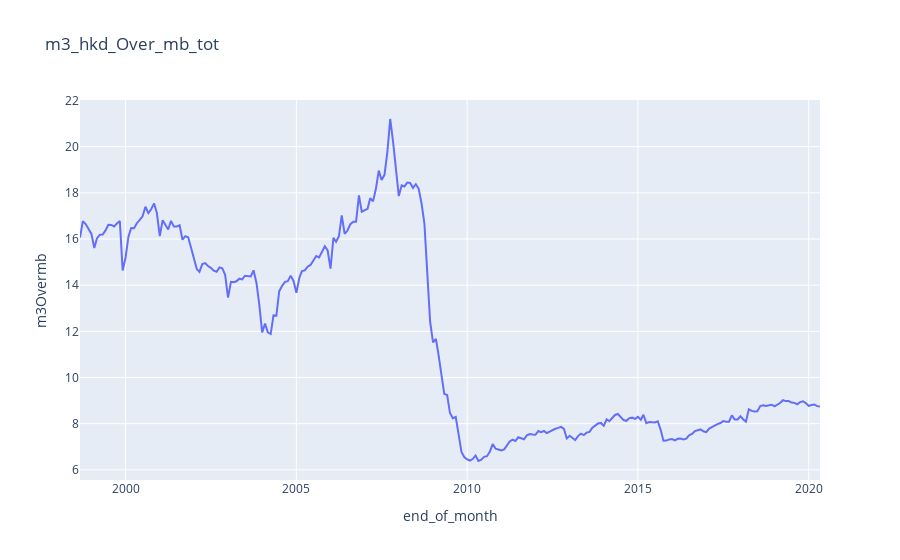

The cell this chart's notebook holds for it:
### Code cell
m3_hkd = msa_df[['end_of_month','m3_total']]

mb_tot = mbc_df[['end_of_month','mb_bf_disc_win_total']]

m3_hkd_Over_mb_tot = pd.merge(m3_hkd, mb_tot, on='end_of_month')

m3_hkd_Over_mb_tot['m3Overmb'] = (m3_hkd_Over_mb_tot['m3_total'] / m3_hkd_Over_mb_tot['mb_bf_disc_win_total'])


#To plot grapgh on colab run configure_plotly_browser_state() on each cell
configure_plotly_browser_state()
fig = px.line(m3_hkd_Over_mb_tot, x="end_of_month", y = "m3Overmb",
              
              labels={
                     "x": "End_of_month",
                     "y": "Sepal Width (cm)"
                 },
              title='m3_hkd_Over_mb_tot')
fig.show()

### Figure 1 — Plotly figure (JSON) as saved in the notebook; plotly's stock layout.template omitted (floating-point values rounded to 4 significant figures; data arrays with more than 128 entries replaced by an {"elided": "..."} marker saying what was removed)
{"data": [{"hovertemplate": "end_of_month=%{x}<br>m3Overmb=%{y}", "showlegend": false, "legendgroup": "", "name": "", "yaxis": "y", "hoverlabel": {"namelength": 0}, "mode": "lines", "xaxis": "x", "y": {"elided": "261 float values"}, "x": {"elided": "261 str values"}, "line": {"color": "#636efa", "dash": "solid"}, "type": "scatter"}], "layout": {"xaxis": {"domain": [0, 1], "anchor": "y", "title": {"text": "end_of_month"}}, "yaxis": {"domain": [0, 1], "anchor": "x", "title": {"text": "m3Overmb"}}, "legend": {"tracegroupgap": 0}, "title": {"text": "m3_hkd_Over_mb_tot"}}}
